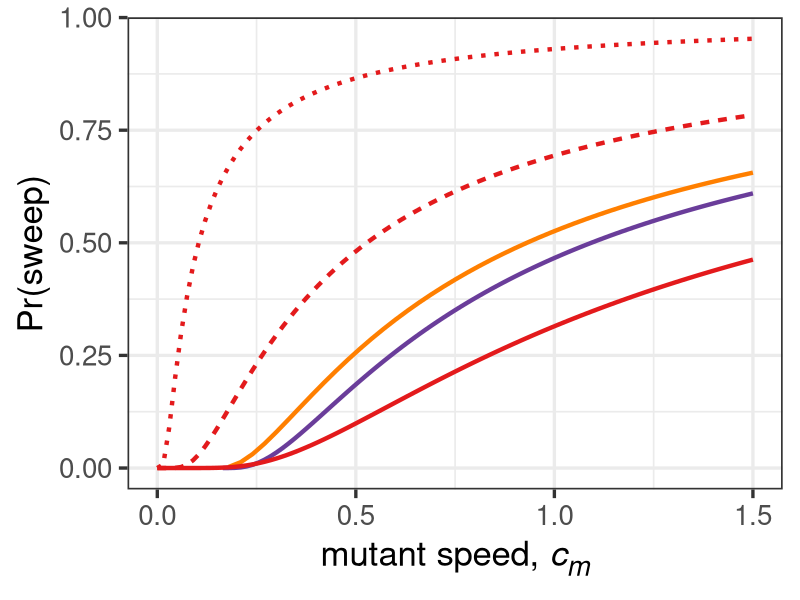
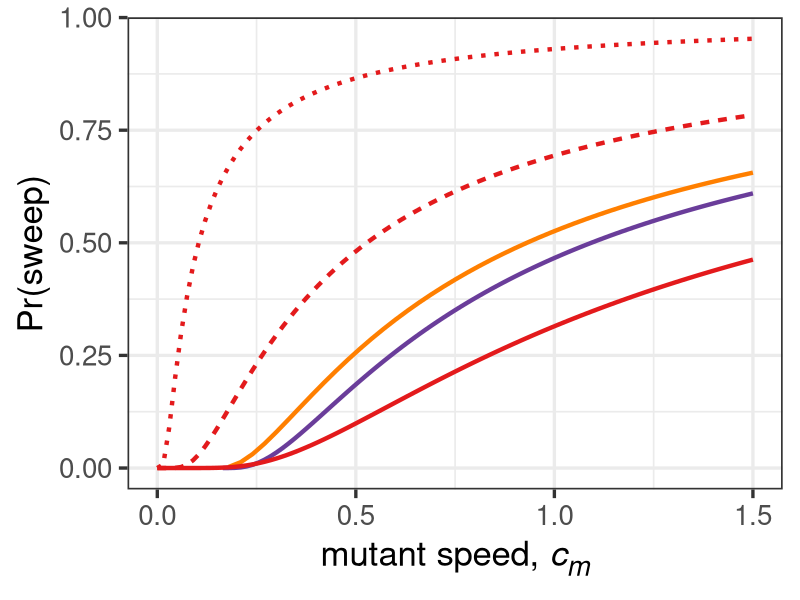

Write the R code that produced these figures, in order.
# title: sweep probabilites for alternative growth laws
# author: alexander stein

library("tidyverse")
library("ggtext")
library("RColorBrewer")

### Import data

pathtosave <- "~/Documents/GitHub/Sweeps-In-Space/Figures/Figure_3/figures/"
setwd("~/Documents/GitHub/Sweeps-In-Space/Figures/Figure_3/")

df <- read_csv("numerical_data/sweep probability vs speed ratio c_wt 0.152 mutation rate 2.34e-06 simplifying assumption 0 2.csv")
df <- rename(df, c("ratio"="Speed ratio", "twodim"="2D", "threedim"="3D"))

# Some converting things
df$twodim <- as.complex(df$twodim)
df$twodim <- Re(df$twodim)

df$threedim <- as.complex(df$threedim)
df$threedim <- Re(df$threedim)


### Create vectors for plotting
c_wt <- 0.15
mu <- 0.23*10^(-5)
#c_m <- c(0.15,0.23,0.31,0.38,0.46,0.53,0.60,0.68,0.75,0.82, 0.89,0.96,1.03,1.11,1.17,1.24,1.31,1.39,1.46,1.52)

c_m <- 0:100/10*c_wt

s_wt <- 0.10
s_m <- c(0.1,0.2,0.3,0.4,0.5,0.6,0.7,0.8,0.9,1.0, 1.1,1.2,1.3,1.4,1.5,1.6,1.7,1.8,1.9,2.0)

r_wt_1 <- 1.0
r_m_1 <- c(1.1,1.2,1.3,1.4,1.5,1.6,1.7,1.8,1.9,2.0, 2.1,2.2,2.3,2.4,2.5,2.6,2.7,2.8,2.9,3.0)

p_approx <- (c_m-c_wt)^3/c_m^3
p_approx_2D <- (c_m-c_wt)^2/c_m^2

v <- c_m/c_wt
beta <- sqrt(pmax(v^2 - 1, 0))
p_antal <- ((9+beta^2)/beta^2)*2/(1+exp(3*pi/beta))

x0=10
p_const1 <- exp(-mu*pi*x0^4/c_m)
x0=15
p_const10 <- exp(-mu*pi*x0^4/c_m)
x0=20
p_const100 <- exp(-mu*pi*x0^4/c_m)

p_exp <- s_m
j <-1
for (s in s_m){
  r_wt = 1.0
  r_m = r_m_1[j]
  chi = 0.95
  u = 1e-5
  integrand <- function(t) {u*exp(r_wt*t -
                                    u/r_wt*
                                    exp( (r_wt*(r_m*t-log(1/chi-1)))/
                                           (r_m-r_wt) )
  )}
  sol <- integrate(integrand, lower = 0, upper = Inf)
  p_exp[j] <- sol$value
  j <- j+1
}

#xaxis <- s_m/s_wt
xaxis <- c_m

################
### Plotting ###
################

legend_1 <- "dispersal throughout"
legend_2 <- "boundary growth"
legend_3 <- "fixed population size"

cols <- brewer.pal(12,"Paired")

# named colour vector (NOT a matrix)
colours <- c(
  "dispersal throughout"   = cols[8],
  "boundary growth"        = cols[10],
  "fixed population size"  = cols[6]
)

# named linetype vector
lty <- c(
  "dispersal throughout"   = "solid",
  "boundary growth"        = "solid",
  "fixed population size"  = "solid"
)


ggplot() + 
  #geom_line(aes(x=xaxis, y=p_approx, linetype=legend_1, color=legend_1), linewidth=1.5) +
  geom_line(aes(x=df$ratio*c_wt, y=df$threedim, linetype=legend_1, color=legend_1), size=1.5) +
  geom_line(aes(x=xaxis, y=p_antal, color=legend_2), linewidth=1.5) +
  geom_line(aes(x=xaxis, y=p_const1, color=legend_3), linewidth=1.5, linetype="12") +
  geom_line(aes(x=xaxis, y=p_const10, color=legend_3), linewidth=1.5, linetype="22") +
  geom_line(aes(x=xaxis, y=p_const100, color=legend_3), linewidth=1.5, linetype="solid") +
  #geom_vline(xintercept=0.15, linewidth=2.0, linetype="12") +
  scale_color_manual(values = colours, limits = c(legend_1, legend_2, legend_3)) +
  scale_linetype_manual(values = lty, limits = c(legend_1, legend_2, legend_3)) +
  labs(x="mutant speed, *c<sub>m*", y="Pr(sweep)") +
  #xlim(1,10) + ylim(0,1) +
  theme_bw(base_size = 25) +
  theme(axis.title.x = element_markdown(), axis.title.y = element_markdown(), 
        legend.position = c(0.74,0.82), legend.title = element_blank()) + theme(legend.position = "none")

#theme(axis.title.x = element_markdown(), axis.title.y = element_markdown(), legend.position = "none", legend.title = element_blank())



fig <- ggplot() + 
  #geom_line(aes(x=xaxis, y=p_approx, linetype=legend_1, color=legend_1), linewidth=1.5) +
  geom_line(aes(x=df$ratio*c_wt, y=df$threedim, linetype=legend_1, color=legend_1), size=1.5) +
  geom_line(aes(x=xaxis, y=p_antal, color=legend_2), linewidth=1.5) +
  geom_line(aes(x=xaxis, y=p_const1, color=legend_3), linewidth=1.5, linetype="12") +
  geom_line(aes(x=xaxis, y=p_const10, color=legend_3), linewidth=1.5, linetype="22") +
  geom_line(aes(x=xaxis, y=p_const100, color=legend_3), linewidth=1.5, linetype="solid") +
  #geom_vline(xintercept=0.15, linewidth=2.0, linetype="12") +
  scale_color_manual(values = colours, limits = c(legend_1, legend_2, legend_3)) +
  scale_linetype_manual(values = lty, limits = c(legend_1, legend_2, legend_3)) +
  labs(x="mutant speed, *c<sub>m*", y="Pr(sweep)") +
  #xlim(1,10) + ylim(0,1) +
  theme_bw(base_size = 25) +
  theme(axis.title.x = element_markdown(), axis.title.y = element_markdown(), 
        legend.position = c(0.74,0.82), legend.title = element_blank()) + theme(legend.position = "none")

#theme(axis.title.x = element_markdown(), axis.title.y = element_markdown(), legend.position = "none", legend.title = element_blank())

a = 1.5
ggsave(paste(pathtosave,"SweepAlt.pdf"), fig, width = 4^a, height = 3^a)

leg <- cowplot::get_legend(
  fig + theme(
    legend.position = "right",
    legend.title = element_blank()
  )
)

ggsave(paste(pathtosave,"SweepAlt_leg.pdf"), leg, width = 4^a, height = 3^a)

